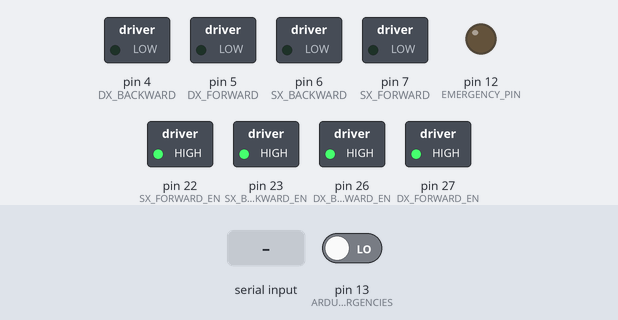
Simulated run of this sketch. Board: Arduino Mega 2560, built with avr-gcc and run on an emulated ATmega2560. Shown: switched loads named in the sketch (green lamp = pin HIGH), output pins drawn as LEDs (lit = HIGH). Inputs (shaded band) come from the test bench; at power-on: pin 13 (ARDUINO_EMERGENCIES) LOW.

Above: at 1.2 s.
1.3 s: "up\n" received over the second serial link
At 4.0 s:
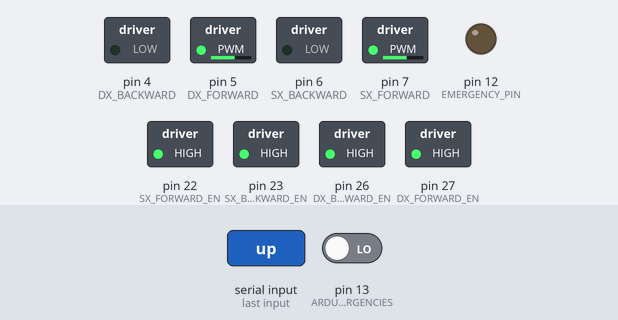
4.3 s: "down\n" received over the second serial link
At 7.1 s:
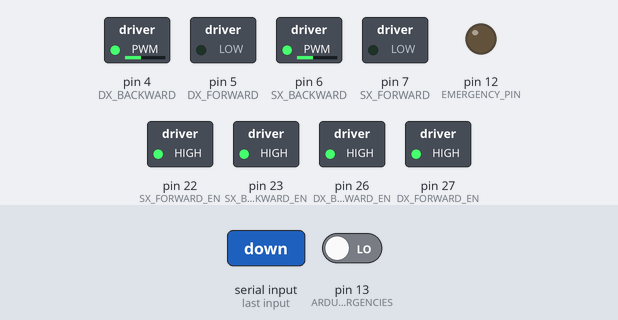
7.3 s: "right\n" received over the second serial link
At 8.9 s:
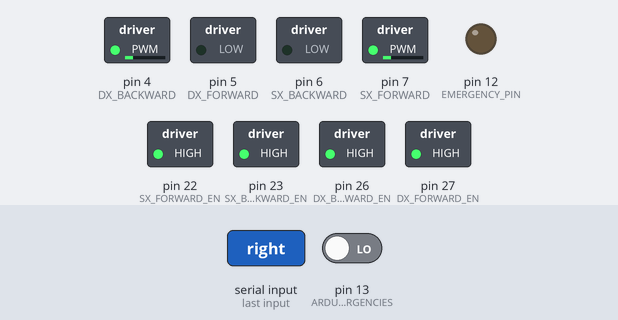
10.3 s: "left\n" received over the second serial link
At 11.4 s:
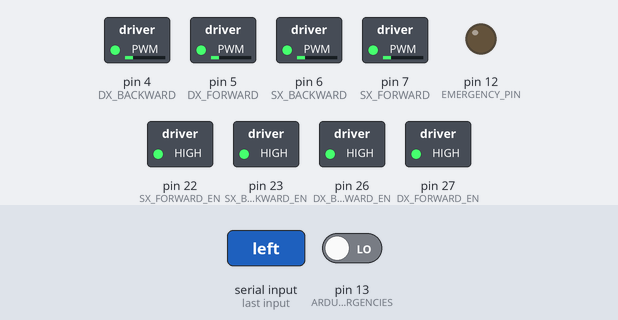
Timing chart, 0 to 13.3 s (numbered marks = the images above; inputs shaded):
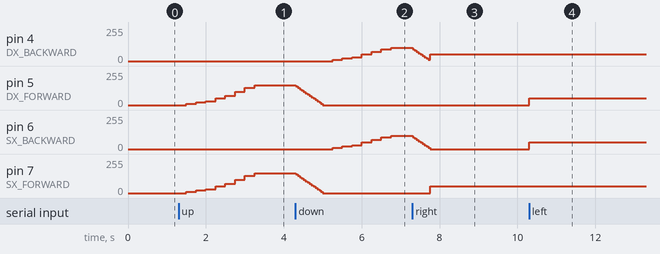

Measured:
- after the input at 1.3 s, pin 5 (DX_FORWARD), pin 7 (SX_FORWARD): moves from 0/255 to 150/255 over 1.8 s, starting after 0.20 s
- after the input at 4.3 s, pin 4 (DX_BACKWARD), pin 6 (SX_BACKWARD): moves from 0/255 to 100/255 over 1.5 s, starting after 0.95 s; pin 5 (DX_FORWARD), pin 7 (SX_FORWARD): moves from 150/255 to 0/255 over 0.70 s, starting at once
- after the input at 7.3 s, pin 6 (SX_BACKWARD): moves from 100/255 to 0/255 over 0.45 s, starting at once; pin 7 (SX_FORWARD): 0/255 → 50/255 after 0.46 s
- after the input at 10.3 s, pin 5 (DX_FORWARD), pin 6 (SX_BACKWARD): 0/255 → 50/255 at once

The sketch:

ComunicationTest.ino
```cpp
// COSTANTI PINS
const int DX_FORWARD = 5, DX_BACKWARD = 4, DX_FORWARD_EN = 27, DX_BACKWARD_EN = 26;   // Motore DX
const int SX_FORWARD = 7, SX_BACKWARD = 6, SX_FORWARD_EN = 22, SX_BACKWARD_EN = 23;   // Motore SX

const int BUMPER1 = 52;                  // pin dei bumpers
const int BUMPER2 = 53;                  // pin dei bumpers
const int BUTTONS = 2;                  // pin dei bottoni
const int EMERGENCY_PIN = 12;           // pin di emergenza
const int ARDUINO_EMERGENCIES = 13;     // pin per le emergenze degli altri Arduino

const int KEY = 9;                      // pin della chiave

// COSTANTI
const int SENSORS_NUMBER = 6;
const int MAX_DISTANCE = 200;
const int INTERVAL = 250;
const int SONAR_INTERVAL = 50;

const int MAX_SPEED = 150;
const int MIN_SPEED = -100;
const int SPEED_GAIN = 10;
const int LOW_SPEED = 50;   //da testare

const int TANGO_SIZE = 20;
const int EMERGENCY_DISTANCE = 40;
const int SECURITY_DISTANCE = 60;
const float SPEED_OF_SOUND = 0.0343;

// VARIABILI
unsigned long startTime;
unsigned long currentTime;
unsigned long commTime;

int speed = 0;
int movementInt = 0;
int brakingTime = 0;
int sensorIndex = 0;

bool emergency = true;
bool forwardDir = true;
bool isRotating = false;

String serialString = "";

void setup() {
    Serial.begin(9600);
    Serial1.begin(9600);    // collegamento all'arduino di comunicazione

    startTime = millis();

    pinMode(DX_FORWARD, OUTPUT);
    pinMode(DX_BACKWARD, OUTPUT);
    pinMode(DX_FORWARD_EN, OUTPUT);
    pinMode(DX_BACKWARD_EN, OUTPUT);

    pinMode(SX_FORWARD, OUTPUT);
    pinMode(SX_BACKWARD, OUTPUT);
    pinMode(SX_FORWARD_EN, OUTPUT);
    pinMode(SX_BACKWARD_EN, OUTPUT);

	  digitalWrite(DX_FORWARD_EN, HIGH);
    digitalWrite(SX_FORWARD_EN, HIGH);
    digitalWrite(DX_BACKWARD_EN, HIGH);
    digitalWrite(SX_BACKWARD_EN, HIGH);

    pinMode(EMERGENCY_PIN, OUTPUT);

    pinMode(KEY, INPUT_PULLUP);

    pinMode(BUTTONS, INPUT_PULLUP);         // emergenza bottoni
    pinMode(BUMPER1, INPUT_PULLUP);         // emergenza bumper
    pinMode(BUMPER2, INPUT_PULLUP);         // emergenza bumper
    pinMode(ARDUINO_EMERGENCIES, INPUT);    // emergenza arduino
}

void loop() {
    currentTime = millis();

    if (!Serial1 || digitalRead(ARDUINO_EMERGENCIES)) {
        Serial.println("Emergenza");
        emergencyState();
        return;
    }

	  readSerial();

    /*
    if (currentTime - startTime >= INTERVAL){
        Serial.println(digitalRead(ARDUINO_EMERGENCIES));
        startTime = currentTime;
    }
    */

	  movement();
}

// GESTIONE EMERGENZA
///////////////////////////////////////////////////////////////////////////////
// funzione stato emergenza
void emergencyState() {
    if (!emergency){            // ferma la macchina e manda un messaggio di emergenza agli altri arduino
        emergency = true;
        emergencyStop();
    }

    int start = 0;
    while (emergency)      // rimane nel loop finché non viene girata la chiave o viene mandato un messaggio dall'app
    {
        start = Serial.parseInt(); // DEBUG per far ripartire il codice scrivendo 9 nel monitor serial
        if (start == 9) emergency = false;
    }
    Serial.println("Fine Emergenza");
}

// funzione di comunicazioni di emergenza
void emergencyComm(){
    if (emergency){
        digitalWrite(EMERGENCY_PIN, HIGH);
        return;
    }

    digitalWrite(EMERGENCY_PIN, LOW);
}

// arresto di emergenza del motore
void emergencyStop() {
    stopMotor();

    speed = 0;
    movementInt = 0;
}

// GESTIONE COMUNICAZIONE
///////////////////////////////////////////////////////////////////////////////
// lettura dell'arduino di comunicazione
void readSerial(){
    if (Serial1.available()) {
        serialString = Serial1.readStringUntil('\r\n');
        mapping(serialString);
    }
}

// mapping dei messaggi
void mapping(String serialString) {
    if (serialString == "up"){
        movementInt = 1;
        return;
    }
    if (serialString == "down"){
        movementInt = 2;
        return;
    }
    if (serialString == "right"){ // ruotare a destra
        movementInt = 3;
        return;
    }
    if (serialString == "left"){ // ruotare a sinistra
        movementInt = 4;
        return;
    }
    if (serialString == "brake"){
        movementInt = 5;
        return;
    }
    movementInt = 0;
}

// FUNZIONI DI MOVIMENTO
///////////////////////////////////////////////////////////////////////////////
// funzione con le opzioni di movimento
void movement(){
    switch (movementInt) {
        // andare avanti
        case 1:
            rotationCheck();
            forwardDir = true;

            if (speed < 0) {                                   // se la velocità era negativa, rallentiamo i motori
                brakingTime = 5;
                brake();
                break;
            }

            accelerate();
            break;
        // andare indietro
        case 2:
            rotationCheck();
            forwardDir = false;

            if (speed > 0) {                                   // se la velocità era positiva, rallentiamo i motori
                brakingTime = 5;
                brake();
                break;
            }

            accelerate();
            break;
        // rotazione in senso orario
        case 3:
            if (speed != 0){
                brakingTime = 5;
                brake();
                break;
            }

            driveMotor(SX_FORWARD, DX_BACKWARD, LOW_SPEED);

            isRotating = true;
            break;
        // rotazione in senso antiorario
        case 4:
            if (speed != 0){
                brakingTime = 5;
                brake();
                break;
            }

            driveMotor(DX_FORWARD, SX_BACKWARD, LOW_SPEED);

            isRotating = true;
            break;
        // frenata
        case 5:
            rotationCheck();
            brakingTime = 5;

            brake();
            break;
        // nessun comando di movimento
        default:
            rotationCheck();
            brakingTime = 1;

            brake();
            break;
    }
}

// controllo della velocità vicino a zero
void speedControl(){
    if (speed < SPEED_GAIN && speed > -SPEED_GAIN) speed = 0;
}

// controllo della rotazione
void rotationCheck(){
    if (isRotating){
        stopMotor();
        isRotating = false;
    }
}

// funzione per fermare i motori
void stopMotor(){
    analogWrite(DX_FORWARD, 0);
    analogWrite(DX_BACKWARD, 0);

    analogWrite(SX_FORWARD, 0);
    analogWrite(SX_BACKWARD, 0);

    currentTime = startTime;
}

// funzione per muoversi avanti o indietro
void driveMotor(int motor1, int motor2, int spd) {
    if (spd < 0) spd = -spd;

    analogWrite(motor1, spd);
    analogWrite(motor2, spd);
}

// funzione per accelerare
void accelerate(){
    if (currentTime - startTime >= INTERVAL){

        startTime = currentTime;

        if (forwardDir) {
            if (speed >= MAX_SPEED) return;      // se la velocità è al massimo, non fare niente

            speed += SPEED_GAIN;
            if (speed > 30) speed += SPEED_GAIN;
            if (speed > 80) speed += SPEED_GAIN;
            if (speed > MAX_SPEED) speed -= SPEED_GAIN;

            driveMotor(DX_FORWARD, SX_FORWARD, speed);
            return;
        }

        if (!forwardDir) {
            if (speed <= MIN_SPEED) return;      // se la velocità è al minimo, non fare niente

            speed -= SPEED_GAIN;
            if(speed < -30) speed -= SPEED_GAIN;
            if(speed < MIN_SPEED) speed += SPEED_GAIN;

            driveMotor(DX_BACKWARD, SX_BACKWARD, speed);
            return;
        }
    }
}

// funzione per decelerare e lentamente fermarsi
void brake(){
    if (currentTime - startTime >= INTERVAL / brakingTime){

        startTime = currentTime;

        if (speed < 0) {
            speed += SPEED_GAIN;
            speedControl();
            driveMotor(DX_BACKWARD, SX_BACKWARD, speed);
            return;
        }

        if (speed > 0) {
            speed -= SPEED_GAIN;
            speedControl();
            driveMotor(DX_FORWARD, SX_FORWARD, speed);
            return;
        }
    }
}
```
